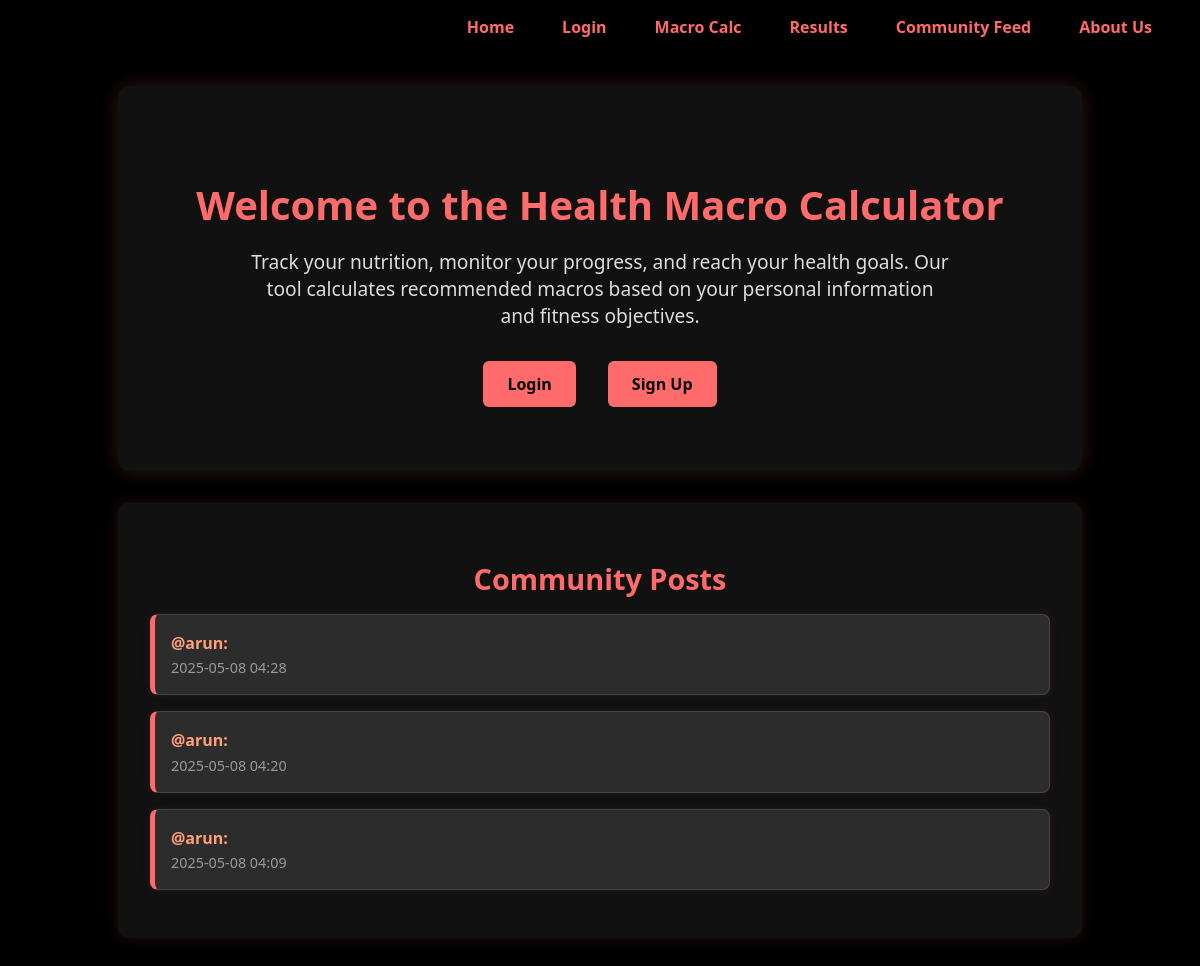
The page / on the database its author committed.
### app/models.py (models this page shows)
class FeedPost(db.Model):
    feedpost_id = db.Column(db.Integer, primary_key=True, autoincrement=True)
    timestamp = db.Column(db.DateTime, default=datetime.utcnow)
    user_id = db.Column(db.Integer, db.ForeignKey('user.id'), nullable=False)
    macro_post_id = db.Column(db.Integer, db.ForeignKey('macro_post.id'), nullable=False)
    user = db.relationship('User', backref='feed_posts')
    macro_post = db.relationship('MacroPost', backref='feed_entries')

class User(db.Model, UserMixin):
    id = db.Column(db.Integer, primary_key=True)
    name = db.Column(db.String(80), unique=True, nullable=False)
    email = db.Column(db.String(120), unique=True, nullable=False)
    password = db.Column(db.String(120), nullable=False)

### app/routes.py (the view)
@app.route('/')
def home():
    feed_posts = FeedPost.query.order_by(FeedPost.timestamp.desc()).all()
    return render_template('home.html', feed_posts=feed_posts)

### app/templates/home.html (shortened to what this page needs)
{% extends "base.html" %}
{% block content %}
<div class="hero">
  <h1>Welcome to the Health Macro Calculator</h1>
  <p>
    Track your nutrition, monitor your progress, and reach your health goals.
    Our tool calculates recommended macros based on your personal information
    and fitness objectives.
  </p>
  <div class="cta">
    <a href="{{ url_for('login') }}">Login</a>
    <a href="{{ url_for('signup') }}">Sign Up</a>
  </div>
</div>
<section class="community-posts">
  <h2>Community Posts</h2>
  {% if feed_posts %}
    <div class="macro-history">
      {% for post in feed_posts %}
        <div>
          <p><strong>@{{ post.user.name }}:</strong> {{ post.content }}</p>
          <small>{{ post.timestamp.strftime('%Y-%m-%d %H:%M') }}</small>
        </div>
      {% endfor %}
    </div>
  {% else %}
    <p>No community posts yet. Be the first to share!</p>
  {% endif %}
</section>
{% endblock %}

### app/static/css/style.css (style rules this page uses)
body { background-color: #000; color: #eee; font-family: 'Segoe UI', Tahoma, Geneva, Verdana, sans-serif; margin: 0; padding: 0; }
h1, h2 { color: #ff6b6b; text-align: center; }
.hero { text-align: center; padding: 4rem 2rem; background-color: #111; border-radius: 12px; margin: 2rem auto; max-width: 900px; box-shadow: 0 0 20px rgba(255, 107, 107, 0.2); }
.hero h1 { font-size: 2.5rem; color: #ff6b6b; margin-bottom: 1rem; }
.hero p { font-size: 1.2rem; color: #ddd; max-width: 700px; margin: 0 auto 2rem auto; }
.cta { display: flex; justify-content: center; gap: 2rem; margin-top: 2rem; }
.cta a { background-color: #ff6b6b; color: #000; padding: 0.75rem 1.5rem; border-radius: 6px; text-decoration: none; font-weight: bold; transition: background-color 0.3s ease; }
section { background-color: #111; color: #eee; max-width: 900px; margin: 2rem auto; padding: 2rem; border-radius: 10px; box-shadow: 0 0 15px rgba(255, 107, 107, 0.15); }
section h2 { color: #ff6b6b; margin-bottom: 1rem; font-size: 1.8rem; }
section p { font-size: 1rem; line-height: 1.6; }
.macro-history strong { color: #ffa07a; }
.community-posts .macro-history { padding: 0; }
.community-posts .macro-history div { background-color: #2c2c2c; border: 1px solid #444; border-left: 5px solid #ff6b6b; border-radius: 8px; padding: 1rem; margin-bottom: 1rem; box-shadow: 0 0 8px rgba(255, 107, 107, 0.1); transition: transform 0.2s ease; }
.community-posts .macro-history p { margin: 0; padding: 0; }
.community-posts .macro-history small { color: #999; font-size: 0.9rem; }

### rows shown on the page
FeedPost: user.name "arun", timestamp "2025-05-08 04:28"
FeedPost: user.name "arun", timestamp "2025-05-08 04:20"
FeedPost: user.name "arun", timestamp "2025-05-08 04:09"
